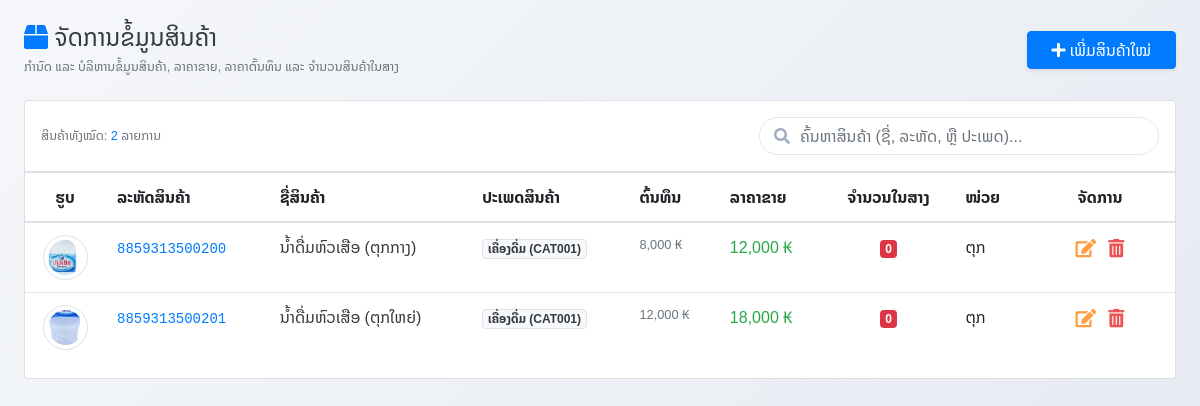
Page /pages/products.php (signed in) on the earlier database version.
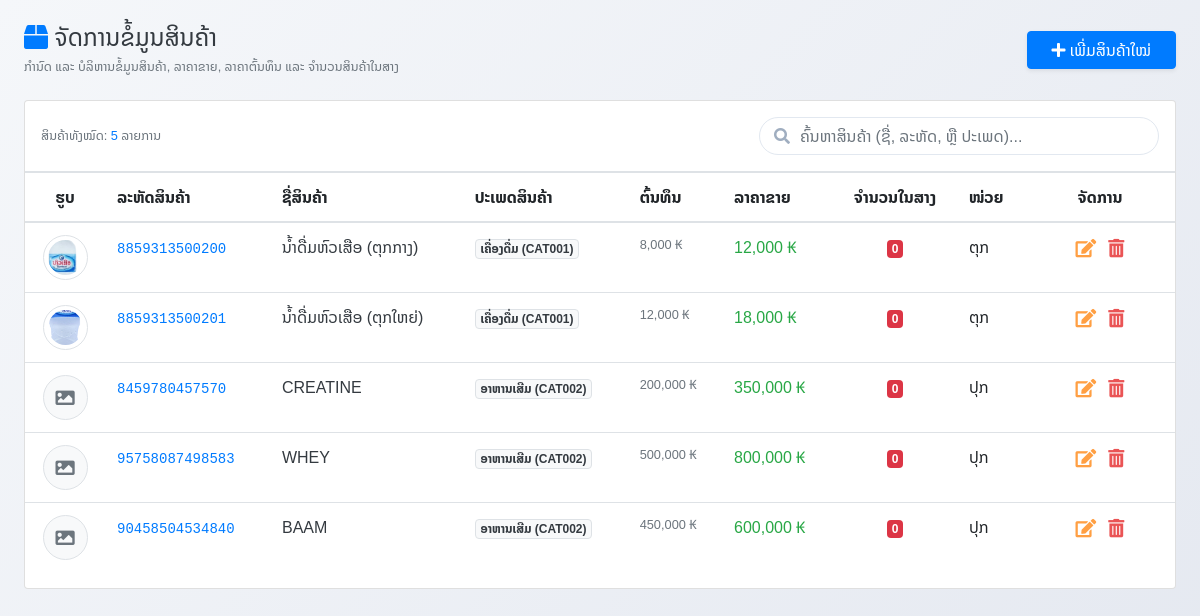
Same page on the later database version.
### tables this page shows
CREATE TABLE `products` (
  `product_id` int(11) NOT NULL AUTO_INCREMENT,
  `product_code` varchar(50) NOT NULL,
  `product_name` varchar(100) NOT NULL,
  `category_id` int(11) NOT NULL,
  `cost_price` decimal(12,2) DEFAULT 0.00,
  `sale_price` decimal(12,2) NOT NULL,
  `quantity` int(11) DEFAULT 0,
  `unit` varchar(20) DEFAULT '?????????',
  `image` varchar(255) DEFAULT NULL,
  `created_at` datetime DEFAULT current_timestamp(),
  PRIMARY KEY (`product_id`),
  UNIQUE KEY `product_code` (`product_code`),
  KEY `fk_products_category` (`category_id`),
  CONSTRAINT `fk_products_category` FOREIGN KEY (`category_id`) REFERENCES `product_categories` (`category_id`) ON UPDATE CASCADE
);

CREATE TABLE `product_categories` (
  `category_id` int(11) NOT NULL AUTO_INCREMENT,
  `category_code` varchar(50) NOT NULL DEFAULT '',
  `category_name` varchar(100) NOT NULL,
  `created_at` datetime DEFAULT current_timestamp(),
  PRIMARY KEY (`category_id`),
  UNIQUE KEY `category_code` (`category_code`)
);

### config/db.php (called while the page is built, shortened)
<?php
if (!function_exists('formatCurrency')) {
    function formatCurrency($amount)
    {
        return number_format((float)$amount, 0, '.', ',') . ' ₭';
    }
}
?>

### pages/products.php (the view, shortened to what the changed rows need)
<?php
require_once '../config/db.php';
$products = [];
$sql = "SELECT p.*, c.category_name, c.category_code
        FROM products p
        LEFT JOIN product_categories c ON p.category_id = c.category_id
        ORDER BY p.product_id ASC";
$result = mysqli_query($conn, $sql);
if ($result) {
    while ($row = mysqli_fetch_assoc($result)) {
        $products[] = $row;
    }
}
?>
<!DOCTYPE html>
<html lang="lo">
<head>
    <link rel="stylesheet" href="../assets/css/local-font.css?v=<?php echo time(); ?>">
    <link rel="stylesheet" href="../bootstrap/css/bootstrap.min.css">
    <link rel="stylesheet" href="../icon/css/all.min.css">
    <link rel="stylesheet" href="../assets/css/pages/users-manage.css">
</head>
<body>
<div class="container-fluid py-4 px-3 px-md-4">
    <div class="card card-custom">
        <div class="card-body p-0">
            <div class="p-3 border-bottom d-flex flex-wrap justify-content-between align-items-center gap-3">
                <div class="d-flex align-items-center flex-wrap gap-3">
                    <div class="text-muted small">
                        ສິນຄ້າທັງໝົດ: <span class="fw-bold text-primary" id="productCount"><?= count($products) ?></span> ລາຍການ
                    </div>
                </div>
            </div>
            <div class="table-responsive">
                <table class="table table-custom table-hover align-middle">
                    <thead>
                        <tr>
                            <th style="width: 80px;" class="text-center">ຮູບ</th>
                            <th>ລະຫັດສິນຄ້າ</th>
                            <th>ຊື່ສິນຄ້າ</th>
                            <th>ປະເພດສິນຄ້າ</th>
                            <th class="text-end">ຕົ້ນທຶນ</th>
                            <th class="text-end">ລາຄາຂາຍ</th>
                            <th class="text-center">ຈຳນວນໃນສາງ</th>
                            <th>ໜ່ວຍ</th>
                            <th class="text-center" style="width: 150px;">ຈັດການ</th>
                        </tr>
                    </thead>
                    <tbody id="productTableBody">
                        <?php if (empty($products)): ?>
                            <tr>
                                <td colspan="9" class="text-center py-5 text-muted">
                                    <i class="fas fa-boxes fa-2x mb-3 d-block"></i>
                                    ຍັງບໍ່ມີຂໍ້ມູນສິນຄ້າ
                                </td>
                            </tr>
                        <?php else: ?>
                            <?php foreach ($products as $p): ?>
                                <tr class="product-row">
                                    <td class="text-center">
                                        <?php if (!empty($p['image']) && file_exists('../uploads/products/' . $p['image'])): ?>
                                            <img src="../uploads/products/<?= htmlspecialchars($p['image']) ?>" alt="product" class="img-thumbnail rounded-circle" style="width: 45px; height: 45px; object-fit: cover; transition: transform 0.2s;" onmouseover="this.style.transform='scale(1.2)'" onmouseout="this.style.transform='scale(1)'">
                                        <?php else: ?>
                                            <div class="rounded-circle bg-light border d-flex align-items-center justify-content-center mx-auto" style="width: 45px; height: 45px;">
                                                <i class="fas fa-image text-muted" style="font-size: 1.2rem;"></i>
                                            </div>
                                        <?php endif; ?>
                                    </td>
                                    <td class="fw-bold"><code class="text-primary"><?= htmlspecialchars($p['product_code']) ?></code></td>
                                    <td class="fw-bold text-dark"><?= htmlspecialchars($p['product_name']) ?></td>
                                    <td><span class="badge bg-light text-dark border"><?= htmlspecialchars($p['category_name']) ?> (<?= htmlspecialchars($p['category_code']) ?>)</span></td>
                                    <td class="text-end text-muted small"><?= formatCurrency($p['cost_price']) ?></td>
                                    <td class="text-end fw-bold text-success"><?= formatCurrency($p['sale_price']) ?></td>
                                    <td class="text-center">
                                        <?php if ($p['quantity'] <= 5): ?>
                                            <span class="badge bg-danger text-white"><?= $p['quantity'] ?></span>
                                        <?php else: ?>
                                            <span class="badge bg-success text-white"><?= $p['quantity'] ?></span>
                                        <?php endif; ?>
                                    </td>
                                    <td><?= htmlspecialchars($p['unit']) ?></td>
                                    <td class="text-center">
                                        <div class="d-flex justify-content-center gap-1">
                                            <button class="btn btn-warning btn-sm btn-action" onclick="openEditModal(<?= $p['product_id'] ?>)" title="ແກ້ໄຂ">
                                                <i class="fas fa-edit"></i>
                                            </button>
                                            <button class="btn btn-danger btn-sm btn-action" onclick="deleteProduct(<?= $p['product_id'] ?>)" title="ລົບ">
                                                <i class="fas fa-trash-alt"></i>
                                            </button>
                                        </div>
                                    </td>
                                </tr>
                            <?php endforeach; ?>
                        <?php endif; ?>
                    </tbody>
                </table>
            </div>
        </div>
    </div>
</div>
</body>
</html>

Differences in the rows shown:
added products: product_code "8459780457570", product_name "CREATINE", category.category_name "ອາຫານເສີມ", category.category_code "CAT002", cost_price "200,000 ₭", sale_price "350,000 ₭", quantity "0", unit "ປຸກ"
added products: product_code "95758087498583", product_name "WHEY", category.category_name "ອາຫານເສີມ", category.category_code "CAT002", cost_price "500,000 ₭", sale_price "800,000 ₭", quantity "0", unit "ປຸກ"
added products: product_code "90458504534840", product_name "BAAM", category.category_name "ອາຫານເສີມ", category.category_code "CAT002", cost_price "450,000 ₭", sale_price "600,000 ₭", quantity "0", unit "ປຸກ"
Other differences:
count($products): "2" → "5"
